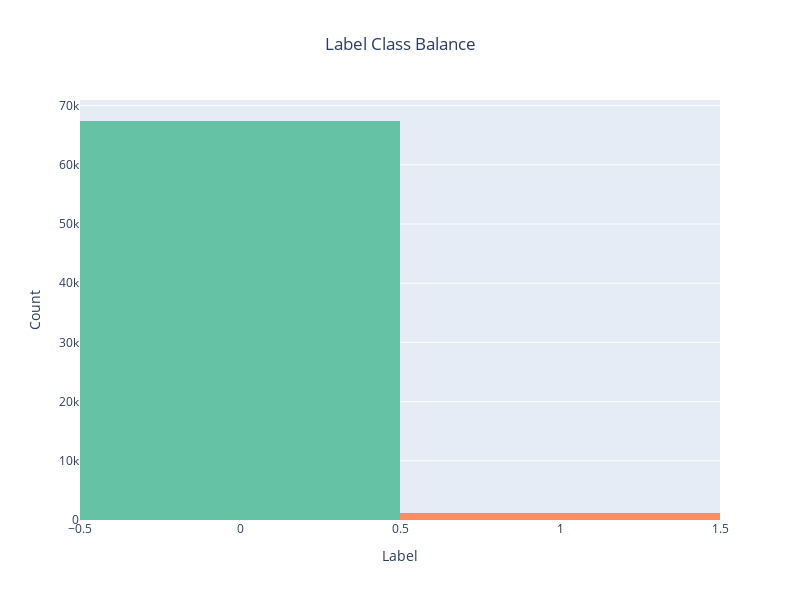

Notebook code for this chart:
### Code cell
# Check for class imbalance
fig = px.histogram(loan_data_train, 
                   x="target",
                   title='Label Class Balance',
                   color="target",
                   color_discrete_sequence=px.colors.qualitative.Set2)
fig.update_layout(
    width=800,
    height=600,
    showlegend=False,
    title_x=0.5,  # Center the title
    xaxis_title="Label",
    yaxis_title="Count"
)

fig.show()

### Figure 1 — Plotly figure (JSON) as saved in the notebook; plotly's stock layout.template omitted (floating-point values rounded to 4 significant figures; data arrays with more than 128 entries replaced by an {"elided": "..."} marker saying what was removed)
{"data": [{"alignmentgroup": "True", "bingroup": "x", "hovertemplate": "target=%{x}<br>count=%{y}<extra></extra>", "legendgroup": "0", "marker": {"color": "rgb(102,194,165)", "pattern": {"shape": ""}}, "name": "0", "offsetgroup": "0", "orientation": "v", "showlegend": true, "type": "histogram", "x": {"elided": "67396 int values"}, "xaxis": "x", "yaxis": "y"}, {"alignmentgroup": "True", "bingroup": "x", "hovertemplate": "target=%{x}<br>count=%{y}<extra></extra>", "legendgroup": "1", "marker": {"color": "rgb(252,141,98)", "pattern": {"shape": ""}}, "name": "1", "offsetgroup": "1", "orientation": "v", "showlegend": true, "type": "histogram", "x": {"elided": "1258 int values"}, "xaxis": "x", "yaxis": "y"}], "layout": {"barmode": "relative", "height": 600, "legend": {"title": {"text": "target"}, "tracegroupgap": 0}, "showlegend": false, "title": {"text": "Label Class Balance", "x": 0.5}, "width": 800, "xaxis": {"anchor": "y", "categoryarray": [0, 1], "categoryorder": "array", "domain": [0, 1], "title": {"text": "Label"}}, "yaxis": {"anchor": "x", "domain": [0, 1], "title": {"text": "Count"}}}}
